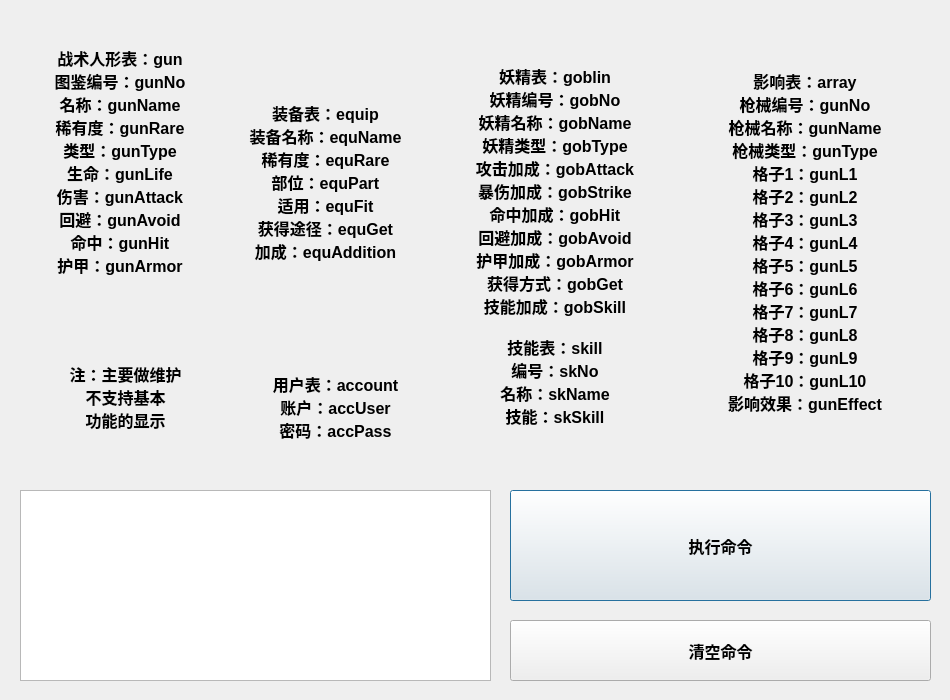
<?xml version="1.0" encoding="UTF-8"?>
<ui version="4.0">
 <class>Dialog_command</class>
 <widget class="QDialog" name="Dialog_command">
  <property name="geometry">
   <rect>
    <x>0</x>
    <y>0</y>
    <width>950</width>
    <height>700</height>
   </rect>
  </property>
  <property name="windowTitle">
   <string>Dialog</string>
  </property>
  <widget class="QTextEdit" name="textEdit">
   <property name="geometry">
    <rect>
     <x>20</x>
     <y>490</y>
     <width>471</width>
     <height>191</height>
    </rect>
   </property>
  </widget>
  <widget class="QPushButton" name="pushButton">
   <property name="geometry">
    <rect>
     <x>510</x>
     <y>490</y>
     <width>421</width>
     <height>111</height>
    </rect>
   </property>
   <property name="font">
    <font>
     <pointsize>12</pointsize>
     <weight>75</weight>
     <bold>true</bold>
    </font>
   </property>
   <property name="text">
    <string>执行命令</string>
   </property>
  </widget>
  <widget class="QLabel" name="label">
   <property name="geometry">
    <rect>
     <x>20</x>
     <y>20</y>
     <width>200</width>
     <height>301</height>
    </rect>
   </property>
   <property name="font">
    <font>
     <pointsize>12</pointsize>
     <weight>75</weight>
     <bold>true</bold>
    </font>
   </property>
   <property name="text">
    <string>战术人形表：gun
图鉴编号：gunNo
名称：gunName
稀有度：gunRare
类型：gunType
生命：gunLife
伤害：gunAttack
回避：gunAvoid
命中：gunHit
护甲：gunArmor
</string>
   </property>
   <property name="alignment">
    <set>Qt::AlignCenter</set>
   </property>
  </widget>
  <widget class="QPushButton" name="pushButton_2">
   <property name="geometry">
    <rect>
     <x>510</x>
     <y>620</y>
     <width>421</width>
     <height>61</height>
    </rect>
   </property>
   <property name="font">
    <font>
     <pointsize>12</pointsize>
     <weight>75</weight>
     <bold>true</bold>
    </font>
   </property>
   <property name="text">
    <string>清空命令</string>
   </property>
  </widget>
  <widget class="QLabel" name="label_2">
   <property name="geometry">
    <rect>
     <x>20</x>
     <y>340</y>
     <width>211</width>
     <height>131</height>
    </rect>
   </property>
   <property name="font">
    <font>
     <pointsize>12</pointsize>
     <weight>75</weight>
     <bold>true</bold>
    </font>
   </property>
   <property name="text">
    <string>注：主要做维护
不支持基本
功能的显示
</string>
   </property>
   <property name="alignment">
    <set>Qt::AlignCenter</set>
   </property>
  </widget>
  <widget class="QLabel" name="label_3">
   <property name="geometry">
    <rect>
     <x>230</x>
     <y>360</y>
     <width>211</width>
     <height>111</height>
    </rect>
   </property>
   <property name="font">
    <font>
     <pointsize>12</pointsize>
     <weight>75</weight>
     <bold>true</bold>
    </font>
   </property>
   <property name="text">
    <string>用户表：account
账户：accUser
密码：accPass
</string>
   </property>
   <property name="alignment">
    <set>Qt::AlignCenter</set>
   </property>
  </widget>
  <widget class="QLabel" name="label_4">
   <property name="geometry">
    <rect>
     <x>430</x>
     <y>20</y>
     <width>250</width>
     <height>451</height>
    </rect>
   </property>
   <property name="font">
    <font>
     <pointsize>12</pointsize>
     <weight>75</weight>
     <bold>true</bold>
    </font>
   </property>
   <property name="text">
    <string>妖精表：goblin
妖精编号：gobNo
妖精名称：gobName
妖精类型：gobType
攻击加成：gobAttack
暴伤加成：gobStrike
命中加成：gobHit
回避加成：gobAvoid
护甲加成：gobArmor
获得方式：gobGet
技能加成：gobSkill

技能表：skill
编号：skNo
名称：skName
技能：skSkill</string>
   </property>
   <property name="alignment">
    <set>Qt::AlignCenter</set>
   </property>
  </widget>
  <widget class="QLabel" name="label_5">
   <property name="geometry">
    <rect>
     <x>220</x>
     <y>20</y>
     <width>211</width>
     <height>341</height>
    </rect>
   </property>
   <property name="font">
    <font>
     <pointsize>12</pointsize>
     <weight>75</weight>
     <bold>true</bold>
    </font>
   </property>
   <property name="text">
    <string>装备表：equip
装备名称：equName
稀有度：equRare
部位：equPart
适用：equFit
获得途径：equGet
加成：equAddition
</string>
   </property>
   <property name="alignment">
    <set>Qt::AlignCenter</set>
   </property>
  </widget>
  <widget class="QLabel" name="label_6">
   <property name="geometry">
    <rect>
     <x>680</x>
     <y>20</y>
     <width>250</width>
     <height>461</height>
    </rect>
   </property>
   <property name="font">
    <font>
     <pointsize>12</pointsize>
     <weight>75</weight>
     <bold>true</bold>
    </font>
   </property>
   <property name="text">
    <string>影响表：array
枪械编号：gunNo
枪械名称：gunName
枪械类型：gunType
格子1：gunL1
格子2：gunL2
格子3：gunL3
格子4：gunL4
格子5：gunL5
格子6：gunL6
格子7：gunL7
格子8：gunL8
格子9：gunL9
格子10：gunL10
影响效果：gunEffect
</string>
   </property>
   <property name="alignment">
    <set>Qt::AlignCenter</set>
   </property>
  </widget>
 </widget>
 <resources/>
 <connections/>
</ui>
